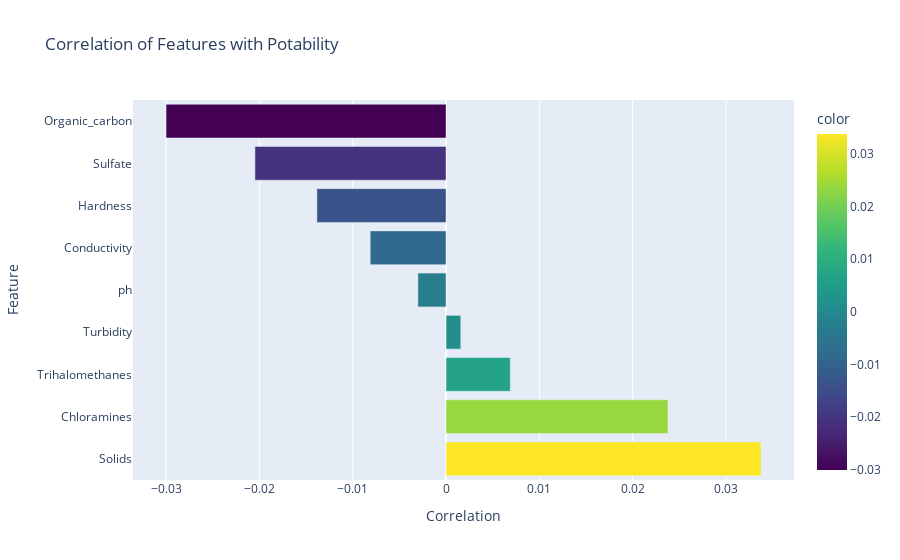

Notebook code cell kept with this figure:
### Code cell
corr_with_target = df.corr()["Potability"].drop("Potability").sort_values(ascending=False)
fig_bar = px.bar(
    x=corr_with_target.values,
    y=corr_with_target.index,
    orientation="h",
    color=corr_with_target.values,
    color_continuous_scale="viridis",
    title="Correlation of Features with Potability",
    labels={"x": "Correlation", "y": "Feature"}
)
fig_bar.show()

### Figure 1 — Plotly figure (JSON) as saved in the notebook; plotly's stock layout.template omitted (floating-point values rounded to 4 significant figures)
{"data": [{"hovertemplate": "Correlation=%{x}<br>Feature=%{y}<br>color=%{marker.color}<extra></extra>", "legendgroup": "", "marker": {"color": [0.03374, 0.02378, 0.006887, 0.001581, -0.003014, -0.008128, -0.01384, -0.02048, -0.03], "coloraxis": "coloraxis", "pattern": {"shape": ""}}, "name": "", "orientation": "h", "showlegend": false, "textposition": "auto", "type": "bar", "x": [0.03374, 0.02378, 0.006887, 0.001581, -0.003014, -0.008128, -0.01384, -0.02048, -0.03], "xaxis": "x", "y": ["Solids", "Chloramines", "Trihalomethanes", "Turbidity", "ph", "Conductivity", "Hardness", "Sulfate", "Organic_carbon"], "yaxis": "y"}], "layout": {"barmode": "relative", "coloraxis": {"colorbar": {"title": {"text": "color"}}, "colorscale": [[0, "#440154"], [0.1111, "#482878"], [0.2222, "#3e4989"], [0.3333, "#31688e"], [0.4444, "#26828e"], [0.5556, "#1f9e89"], [0.6667, "#35b779"], [0.7778, "#6ece58"], [0.8889, "#b5de2b"], [1, "#fde725"]]}, "legend": {"tracegroupgap": 0}, "title": {"text": "Correlation of Features with Potability"}, "xaxis": {"anchor": "y", "domain": [0, 1], "title": {"text": "Correlation"}}, "yaxis": {"anchor": "x", "domain": [0, 1], "title": {"text": "Feature"}}}}
